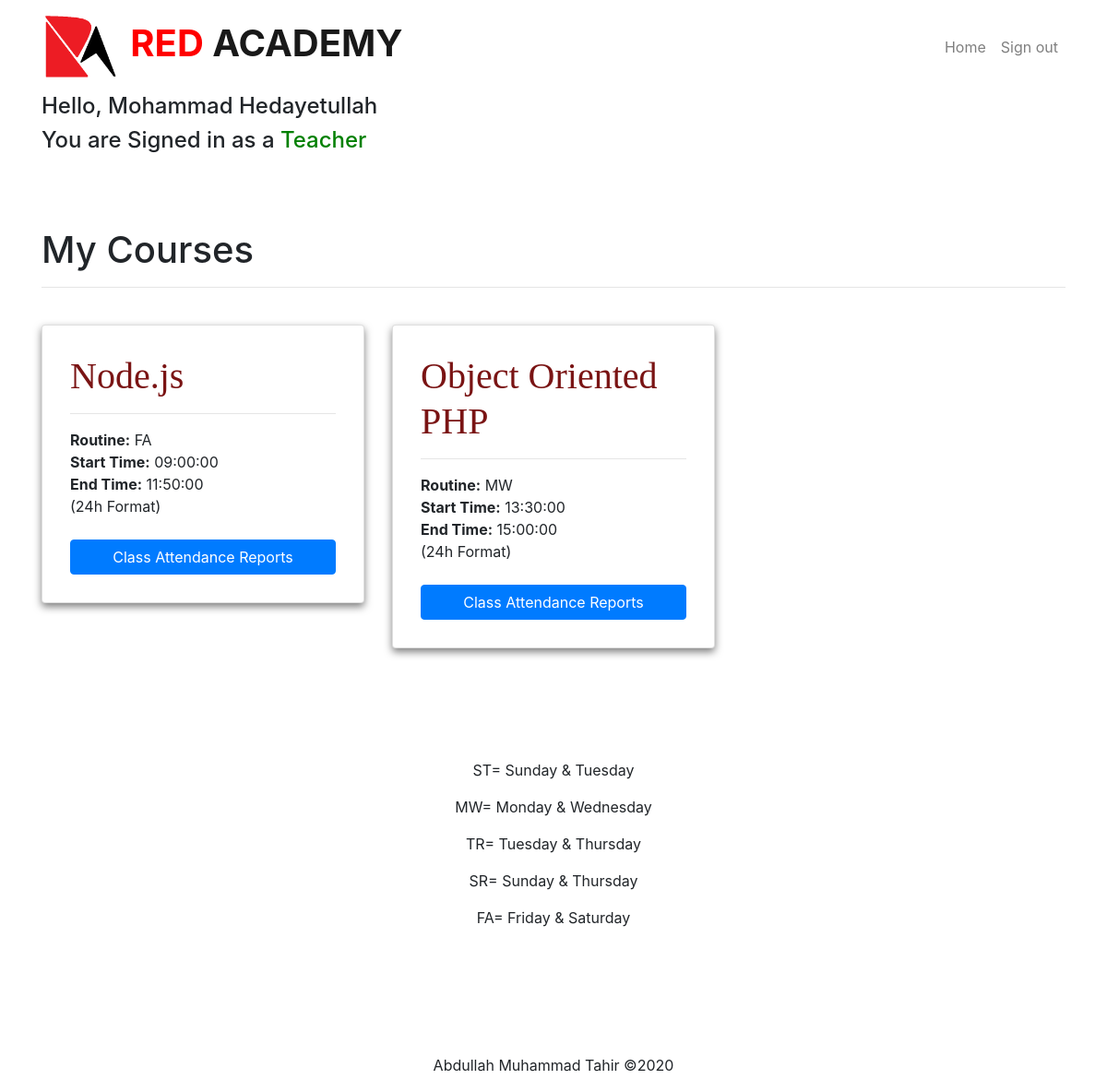
Screenshot of /teacher_manage_courses.php (signed in) with the database file from the repository.
### tables this page shows
CREATE TABLE `courses` (
  `coursename` varchar(50) NOT NULL,
  `teacher` text NOT NULL,
  `teacher_email` varchar(50) NOT NULL,
  `routine` text NOT NULL,
  `start` time NOT NULL,
  `end` time NOT NULL
);

### teacher_manage_courses.php (the view, shortened to what this page needs)
<!DOCTYPE html>
<html lang="en" dir="ltr">
  <head>
    <link rel="stylesheet" href="css/bootstrap.min.css">
    <link rel="stylesheet" href="css/custom.css">
  </head>
  <body>
    <nav class="navbar navbar-expand-lg navbar-light">
      <div class="container">
        <a class="navbar-brand" href="teacher_homepage.php">
          <img src="photos/logo.png" height="75" class="d-inline-block" alt="Business"> <b><font color="red"> RED </font> ACADEMY </b>
        </a>
         <div class="collapse navbar-collapse" id="navbarSupportedContent">
           <ul class="navbar-nav ml-auto">
             <li class="nav-item">
               <a class="nav-link" href="teacher_homepage.php">Home</a>
             </li>
             <li class="nav-item">
               <a class="nav-link" href="sign_out.php">Sign out</a>
             </li>
           </ul>
         </div>
     </div>
   </nav>
   <div class="container">
     <?php echo '<h4> Hello, '.$_SESSION['fname'].' '.$_SESSION['lname'].'</h4>'; ?>
       <h4> You are Signed in as a <font color="green"> Teacher </font> </h4>
   </div>
   <br><br><br>
   <div class="container">
       <h1>My Courses</h1>
     <hr/>
   </div>
   <br>
   <div class="container">
       <?php
       $connection=mysqli_connect('localhost','root','','red_academy');
       $email= $_SESSION['email'];
       $query="select * from courses where teacher_email='$email'";
       $result=mysqli_query($connection,$query);
           if($result)
              {
                if(mysqli_num_rows($result)>0)
                    {
                      echo'<div class="row">';
                      while($ans=mysqli_fetch_array($result))
                        {
                                      $cname=$ans['coursename'];
                                      echo'<div class="col-md-4"><div class="card"><div class="cardcontainer">';
                                      $query2="select teacher, teacher_email, routine, start, end from courses where coursename='$cname'";
                                      $result2=mysqli_query($connection,$query2);
                                      $ans2=mysqli_fetch_array($result2);
                                      $teacher=$ans2['teacher'];
                                      $teacher_email=$ans2['teacher_email'];
                                      $routine=$ans2['routine'];
                                      $start=$ans2['start'];
                                      $end=$ans2['end'];
                                      echo'<b><h1><font style="font-family:algerian;" color="#7A1414">'.$ans['coursename'].'</font></h1></b><hr/>';
                                      echo'<b>Routine:</b> '.$routine.'<br>';
                                      echo'<b>Start Time:</b> '.$start.'<br>';
                                      echo'<b>End Time:</b> '.$end.'<br>';
                                      echo'<form method="POST" action="attendance_reports_teacher_acc_1.php">
                                      <input type="hidden" name="coursename" value="'.$cname.'">
                                      <input type="hidden" name="teacher" value="'.$teacher.'">
                                      <input type="hidden" name="teacher_email" value="'.$teacher_email.'">
                                      <input type="hidden" name="routine" value="'.$routine.'">
                                      <input type="hidden" name="start" value="'.$start.'">
                                      <input type="hidden" name="end" value="'.$end.'"> (24h Format)<br><br>
                                      <input type="submit" class="btn btn-primary btn-block" value="Class Attendance Reports">
                                      </form>';
                                      echo'</div></div><br><br></div>';
                        }
                        echo'</div>';
                    }
                }
          else
          {
               echo "Nothing to show Here <br>";
          }
                          ?>
                      </div>
   <br><br><br>
  </body>
  <footer>
    <div class="container">
      <div class="middle">
        <p>ST= Sunday & Tuesday</p>
        <p>MW= Monday & Wednesday</p>
        <p>TR= Tuesday & Thursday</p>
        <p>SR= Sunday & Thursday</p>
        <p>FA= Friday & Saturday</p>
        <br><br><br><br><br>
        <p>Abdullah Muhammad Tahir &copy;2020</p>
      </div>
    </div>
  </footer>
</html>

### css/custom.css (style rules this page uses)
div.middle { text-align: center; }
.navbar-light .navbar-brand { font-size: 40px; }

### teacher_manage_courses.php (style rules this page uses)
.card { box-shadow: 0 4px 8px 0 rgba(0,0,0,0.5); transition: 0.3s; }
.cardcontainer { padding: 30px 30px; }

### rows the page displays
courses: coursename "Node.js", routine "FA", start "09:00:00", end "11:50:00"
courses: coursename "Object Oriented PHP", routine "MW", start "13:30:00", end "15:00:00"

### other values shown
$_SESSION['fname'] "Mohammad"
$_SESSION['lname'] "Hedayetullah"
